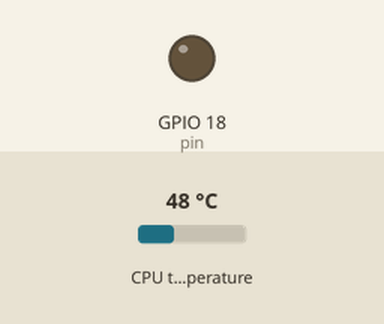
The program below on a simulated Raspberry Pi (BCM pin numbers). Parts: output pins drawn as LEDs (lit = HIGH). The test bench sets the inputs (shaded band); at power-on: CPU temperature 48 °C. Files the program writes start out absent.

Above: at 1.2 s.
1.3 s: CPU temperature set to 64 °C
6.2 s: CPU temperature set to 67 °C
At 11.1 s:
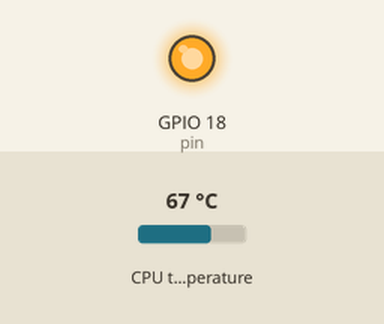
11.5 s: CPU temperature set to 46 °C
16.3 s: CPU temperature set to 43 °C
At 21.0 s:
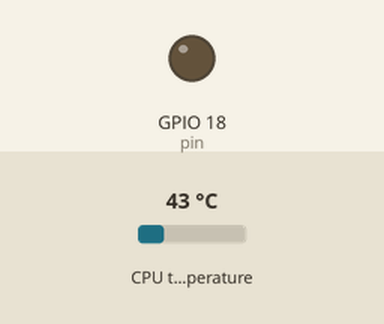
21.6 s: CPU temperature set to 71 °C
At 26.0 s:
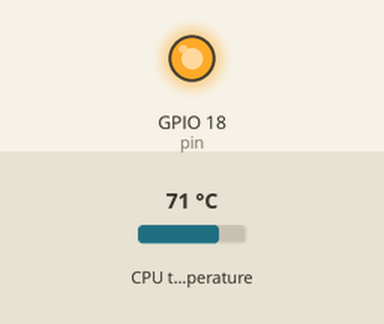
Timing chart, 0 to 27.5 s (numbered marks = the images above; inputs shaded):
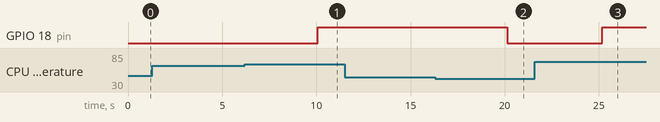

The program:

cooler_control.py
```python
#!/usr/bin/env python3

from time import sleep
import os
import RPi.GPIO as GPIO

pin = 18
maxTemp = 65
minTemp = 45
flagPrevious = 'OFF'

GPIO.setwarnings(False)
GPIO.setmode(GPIO.BCM)
GPIO.setup(pin, GPIO.OUT)


def getCPUtemperature():
    res = os.popen('/opt/vc/bin/vcgencmd measure_temp').readline()
    temp = (res.replace("temp=", "").replace("'C\n", ""))
    return temp


def writeFile(state):
    f = open('/home/pi/cooler/fan_state', 'w')
    f.write("Current CPU temperature: " + str(getCPUtemperature()) + "'C\n")
    f.write('The fan is ' + state + '\n')
    f.close()


def setPin(mode):
    GPIO.output(pin, mode)
    return()


def fanON():
    setPin(True)
    writeFile('ON')
    return()


def fanOFF():
    setPin(False)
    writeFile('OFF')
    return()


def setFlag():
    cpuTemp = float(getCPUtemperature())
    if cpuTemp > maxTemp:
        flag = 'ON'
        return(flag)
    elif cpuTemp < minTemp:
        flag = 'OFF'
        return(flag)
    else:
        if flagPrevious == 'OFF':
            flag = 'OFF'
            return(flag)
        else:
            flag = 'ON'
            return(flag)
    return(flag)


def execute():
    flag = str(setFlag())
    if os.path.exists('/home/pi/cooler/on'):
        fanON()
    else:
        if flag == 'ON':
            fanON()
        else:
            fanOFF()
        global flagPrevious
        flagPrevious = flag
        return(flagPrevious)


while True:
    execute()
    sleep(5)
```

Measured:
- the behaviour switches between 65 and 66 °C on CPU temperature (found by bisection; images 0 and 1)
- the behaviour switches between 45 and 44 °C on CPU temperature (found by bisection; images 1 and 2)
- after the input at 1.3 s, every drawn part: stays the same
- after the input at 6.2 s, GPIO 18 (pin): LOW → HIGH after 3.9 s
- after the input at 11.5 s, every drawn part: stays the same
- after the input at 16.3 s, GPIO 18 (pin): HIGH → LOW after 3.8 s
- after the input at 21.6 s, GPIO 18 (pin): LOW → HIGH after 3.6 s
